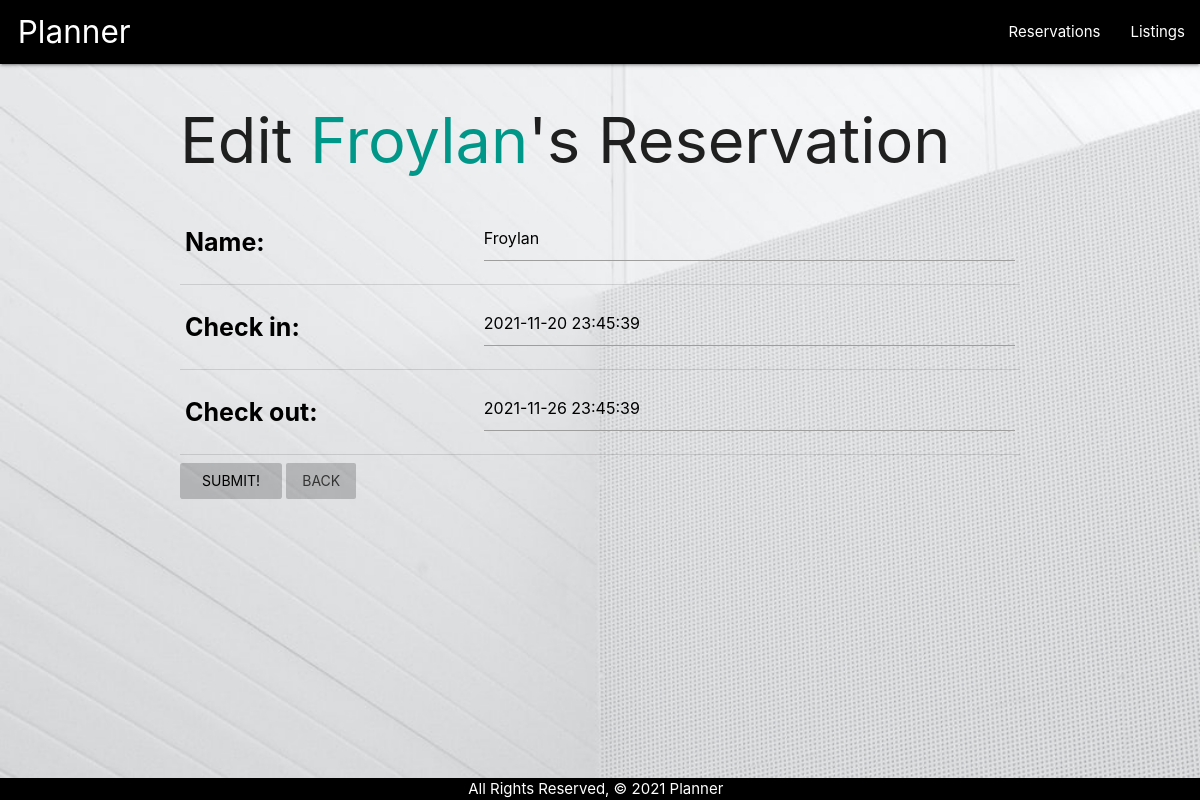
/reservations/13/update/, run on the app's committed database.
### app/models.py (models this page shows, shortened)
class Reservation(models.Model):
    name = models.CharField(max_length=50)
    check_in = models.DateTimeField(default=datetime.now(), blank=True,)
    check_out = models.DateTimeField(default= datetime.now() + timedelta(days=1), blank=True)
    listing = models.ManyToManyField(Listing)

### app/views.py (the view)
# urls.py: path('reservations/<int:pk>/update/', views.ReservationUpdate.as_view(), name='reservation_update'),
class ReservationUpdate(UpdateView):
    model = Reservation
    fields = ['name', 'check_in', 'check_out']

### app/templates/app/reservation_form.html (shortened to what this page needs)
{% extends 'base.html' %}
{% block content %}
    {% if object %}
        <h1>Edit <span class="teal-text">{{object.name}}</span>'s Reservation</h1>
    {% else %}
        <h1>Add Reservation</h1>
    {% endif %}
  <form action="" method="post">
    <table>
      {{ form.as_table }}
    </table>
    <input type="submit" value="Submit!" class="waves-effect waves-light btn-flat card">
    <a onClick="javascript:history.go(-1);" value=button class="waves-effect waves-light btn-flat card">Back</a>
  </form>
{% endblock %}

### app/static/css/style.css (style rules this page uses)
body { display: flex; min-height: 100vh; flex-direction: column; background-image: url(../images/photo-1517816743773-6e0fd518b4a6.jpg); background-repeat: no-repeat; background-size: cover; background-position: top; background-color: black; }
label { color: black; font-weight: bold; font-size: 25px; }
.card { background-color: rgb(0 0 0 / 20%) }
a { color: white; }

### data on the page
Reservation: name "Froylan", check_in "2021-11-20 23:45:39", check_out "2021-11-26 23:45:39"
